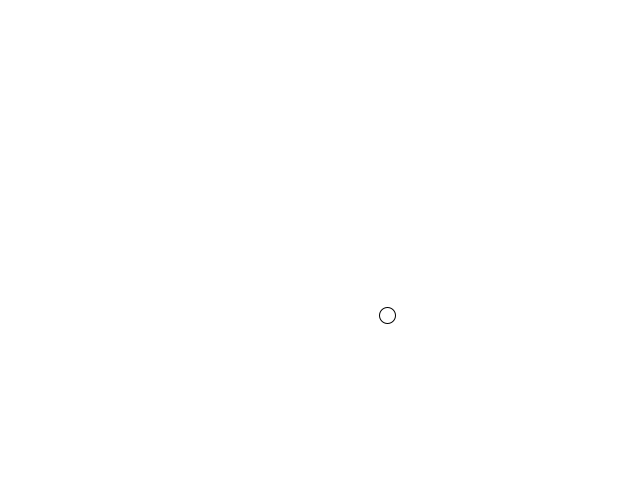
Frame 1 (no input)
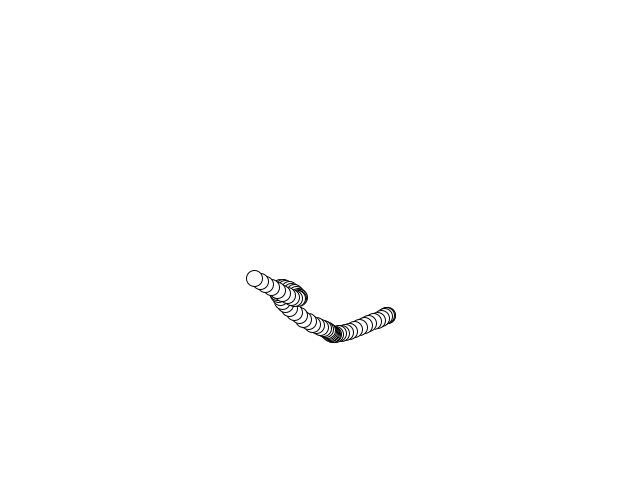
Frame 60 (the mouse pressed at the canvas centre just before this capture)
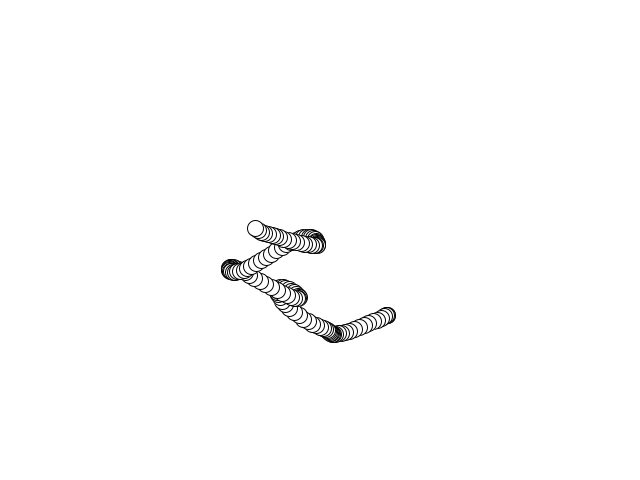
Frame 120 (the mouse held since frame 60 and released just before this capture)

The Processing sketch that drew these frames (run headless with seeded random() and noise(); from frame 60 on, the mouse is pressed at the canvas centre):

// Processing sketch: Nature_Of_Code_0_5
// ── Nature_Of_Code_0_5.pde
// パーリンノイズ + マッピング
Walker walker;

void setup() {
  size(640, 480);
  walker = new Walker();
  background(255);
}

void draw() {
  walker.step();
  walker.display();
}

class Walker {
  float timex;
  float timey;
  float x;
  float y;
  
  Walker() {
    timex = 0;      // ノイズの取得開始時間を0～に
    timey = 10000;  // ノイズの取得開始時間を10000～に　※ノイズは常に同じ値が出力されるため、時間をずらして移動をランダムにする
  }
  
  void step() {
    x = map(noise(timex), 0, 1, 0, width);
    y = map(noise(timey), 0, 1, 0, height);
    timex += 0.01;
    timey += 0.01;
    
    println("x = " + x + "    " + "y = " + y);
  }

  void display() {
    stroke(0);
    ellipse(x, y, 16, 16);
  }
}
